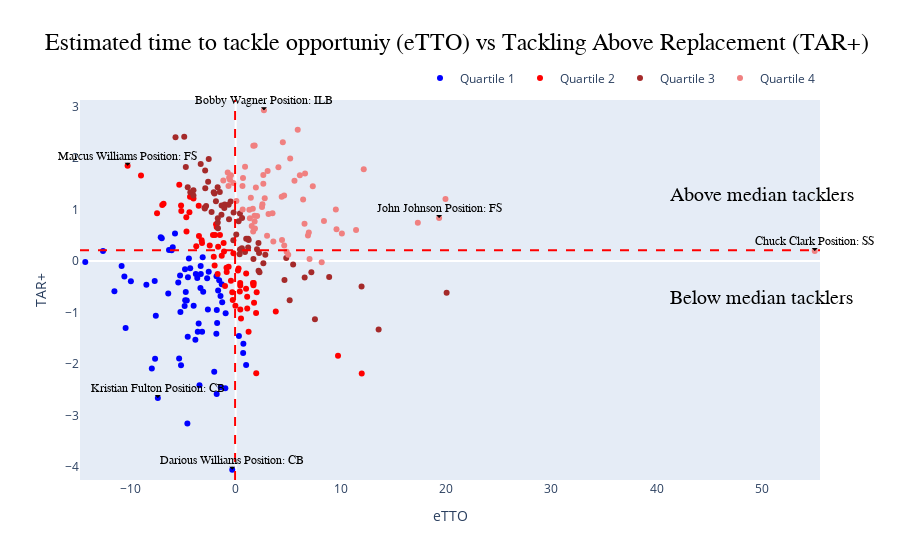

Notebook code cell kept with this figure:
### Code cell
dict_colors = {0:'blue',1:'red',2:'brown',3:'lightcoral'}
# Create a figure
fig = go.Figure()
for i in range(4):
    metrics_quartile = metrics_df[metrics_df['Quartiles']==i]
    hover_text = metrics_quartile.apply(lambda row: f"{row['displayName_defender']} - Position {row['position']}", axis=1)
# Scatter plot
    scatter_trace = go.Scatter(x=metrics_quartile['TtTOE'], y=metrics_quartile['TAR+'], mode='markers', text=hover_text, showlegend=True,
                                marker=dict(color=dict_colors[i],size = 6,opacity = 1), name= f'Quartile {i+1}'
                                )
    fig.add_trace(scatter_trace)

# Add horizontal and vertical lines
fig.add_hline(y=metrics_df['TAR+'].mean(), line_color='red', line_width=2, line_dash="dash", name='Mean TAR+')
fig.add_vline(x=metrics_df['TtTOE'].mean(), line_color='red', line_width=2, line_dash="dash", name='Mean TtTOE')

# Set explicit range for x and y axes
fig.update_layout(
    xaxis=dict(range=[metrics_df['TtTOE'].min() - 0.5, metrics_df['TtTOE'].max() + 0.5], showgrid=False),
    yaxis=dict(range=[metrics_df['TAR+'].min() - 0.2, metrics_df['TAR+'].max() + 0.2], showgrid=False),
)

# Add annotations for above and below the median of 'TAR+'
median_tarplus = metrics_df['TAR+'].median()

fig.add_annotation(
    x=50,
    y=median_tarplus + 1,
    text='Above median tacklers',
    showarrow=False,
    ax=0,
    ay=-40,
    font=dict(size=20, color='black', family='Arial'),
)

fig.add_annotation(
    x=50,
    y=median_tarplus - 1,
    text='Below median tacklers',
    showarrow=False,
    ax=0,
    ay=40,
    font=dict(size=20, color='black', family='Arial'),
)

selected_players = ['Chuck Clark', 'Marcus Williams', 'Darious Williams', 'John Johnson', 'Bobby Wagner',
                    'Kristian Fulton']

annotations = []

for player in selected_players:
    metrics_player = metrics_df[metrics_df['displayName_defender'] == player]
    dict_ann = dict(
        x=metrics_player['TtTOE'].values[0],
        y=metrics_player['TAR+'].values[0],
        text=f"{player} Position: {metrics_player['position'].values[0]}",
        showarrow=True,
        arrowhead=1,
        arrowsize=1,
        arrowwidth=1,
        arrowcolor='black',
        ax=0,
        ay=-10,
        font=dict(size=12, color='black', family='Arial')
    )
    annotations.append(dict_ann)

for annotation in annotations:
    fig.add_annotation(**annotation)

fig.update_layout(legend=dict(
    orientation="h",
    yanchor="bottom",
    y=1.02,
    xanchor="right",
    x=1
))
fig.update_layout(title_text="Estimated time to tackle opportuniy (eTTO) vs Tackling Above Replacement (TAR+) ", title_font=dict(size=24, family='Arial', color='black'))
fig.update_layout(
    xaxis_title="eTTO",
    yaxis_title="TAR+"
)
# Show the plot
fig.show()

### Figure 1 — Plotly figure (JSON) as saved in the notebook; plotly's stock layout.template omitted (floating-point values rounded to 4 significant figures)
{"data": [{"marker": {"color": "blue", "opacity": 1, "size": 6}, "mode": "markers", "name": "Quartile 1", "showlegend": true, "text": ["David Long - Position ILB", "Kareem Jackson - Position SS", "Juston Burris - Position SS", "Mike Edwards - Position FS", "Eddie Jackson - Position SS", "A.J. Terrell - Position CB", "Jordan Whitehead - Position SS", "Kenny Moore - Position CB", "Elandon Roberts - Position ILB", "Troy Andersen - Position ILB", "Talanoa Hufanga - Position SS", "Jaylinn Hawkins - Position FS", "Kristian Fulton - Position CB", "Taron Johnson - Position CB", "Alex Singleton - Position OLB", "Quandre Diggs - Position FS", "Derion Kendrick - Position CB", "Darius Harris - Position ILB", "Darren Hall - Position CB", "Adrian Phillips - Position SS", "James Bradberry - Position CB", "Shaq Thompson - Position ILB", "Jaylon Jones - Position CB", "Patrick Surtain - Position CB", "Brandon Jones - Position SS", "Patrick Queen - Position ILB", "Robert Spillane - Position ILB", "Jalen Pitre - Position FS", "Terrell Edmunds - Position SS", "Jaylen Watson - Position CB", "Deommodore Lenoir - Position CB", "Coby Bryant - Position CB", "Anthony Barr - Position OLB", "Juan Thornhill - Position FS", "Martin Emerson - Position CB", "Drue Tranquill - Position ILB", "Nick Scott - Position SS", "K'Waun Williams - Position CB", "Rashad Fenton - Position CB", "Paulson Adebo - Position CB", "Tre Norwood - Position FS", "Amik Robertson - Position CB", "Denzel Ward - Position CB", "Kyzir White - Position ILB", "Jordan Poyer - Position SS", "Xavien Howard - Position CB", "Lamarcus Joyner - Position SS", "Bryan Cook - Position SS", "Joshua Kalu - Position FS", "Kyle Hamilton - Position FS", "Germaine Pratt - Position OLB", "Alontae Taylor - Position CB", "Willie Gay - Position OLB", "Chidobe Awuzie - Position CB", "Damarri Mathis - Position CB", "Antonio Hamilton - Position CB", "Dylan Cole - Position ILB", "Marco Wilson - Position CB", "Damarion Williams - Position CB", "Asante Samuel - Position CB", "Quincy Williams - Position OLB", "Eric Rowe - Position SS", "Anthony Brown - Position CB", "Mack Wilson - Position OLB", "Kwon Alexander - Position OLB", "Darious Williams - Position CB", "Dane Jackson - Position CB", "Jack Jones - Position CB", "Rayshawn Jenkins - Position SS", "Avonte Maddox - Position CB"], "type": "scatter", "x": [-14.3, -12.61, -11.53, -10.84, -10.58, -10.46, -9.961, -8.489, -7.973, -7.698, -7.663, -7.593, -7.401, -7.126, -7.026, -6.411, -6.339, -6.088, -5.985, -5.769, -5.459, -5.376, -5.287, -5.255, -5.196, -4.852, -4.818, -4.799, -4.746, -4.649, -4.592, -4.56, -4.539, -4.447, -4.324, -3.997, -3.832, -3.79, -3.651, -3.606, -3.521, -3.441, -3.351, -3.331, -3.317, -3.193, -3.138, -3.09, -2.714, -2.646, -2.565, -2.041, -1.839, -1.824, -1.807, -1.797, -1.764, -1.669, -1.569, -1.443, -1.424, -1.327, -1.282, -0.9852, -0.9562, -0.328, 0.3062, 0.7085, 0.7298, 0.9915], "y": [-0.02359, 0.1896, -0.5873, -0.1005, -0.3037, -1.301, -0.3936, -0.4623, -2.09, -0.3885, -1.898, -1.064, -2.663, 0.4602, 0.4402, -0.6337, 0.213, 0.2071, 0.2634, 0.5339, -0.4179, -1.894, -0.2857, -0.9932, -2.027, -0.8745, -0.1613, -0.7659, -0.6016, -0.77, -3.157, -1.474, -0.3182, 0.04521, -0.145, -0.8695, -1.532, -0.2536, -0.3309, -1.376, -1.213, -2.413, -0.5275, -0.09864, -0.2547, -1.375, 0.07309, -0.6005, -0.3373, -0.9431, -0.2102, -2.151, -1.416, -0.299, -2.585, -0.9539, -1.207, -0.5767, -0.3761, -0.6801, -2.452, -0.4554, -0.8048, -2.472, -1.015, -4.053, -1.459, -1.789, -1.608, -2.021]}, {"marker": {"color": "red", "opacity": 1, "size": 6}, "mode": "markers", "name": "Quartile 2", "showlegend": true, "text": ["Marcus Williams - Position FS", "Adrian Amos - Position FS", "Nasir Adderley - Position FS", "Camryn Bynum - Position FS", "Kyler Gordon - Position CB", "Adoree' Jackson - Position CB", "Leighton Vander Esch - Position OLB", "Nate Hobbs - Position CB", "Derwin James - Position FS", "Myles Bryant - Position CB", "Kevin Byard - Position FS", "Sione Takitaki - Position OLB", "Nick Bolton - Position ILB", "Jalen Ramsey - Position CB", "Ja'Whaun Bentley - Position ILB", "Pete Werner - Position OLB", "Cornell Armstrong - Position CB", "Kindle Vildor - Position CB", "Stephon Gilmore - Position CB", "Mike Hughes - Position CB", "L'Jarius Sneed - Position CB", "Tyrann Mathieu - Position FS", "Jalen Mills - Position CB", "J.C. Jackson - Position CB", "Kamren Curl - Position SS", "Darrick Forrest - Position SS", "Quay Walker - Position ILB", "Jaylon Johnson - Position CB", "Matt Milano - Position OLB", "Jaire Alexander - Position CB", "Emmanuel Moseley - Position CB", "Cory Littleton - Position OLB", "Zaven Collins - Position OLB", "Amani Oruwariye - Position CB", "Desmond King - Position CB", "Tae Crowder - Position ILB", "Jaycee Horn - Position CB", "Demario Davis - Position MLB", "Denzel Perryman - Position ILB", "Duron Harmon - Position SS", "Bradley Roby - Position CB", "Isaiah Oliver - Position CB", "Kaiir Elam - Position CB", "Greg Newsome - Position CB", "Marcus Epps - Position SS", "Tariq Woolen - Position CB", "Casey Hayward - Position CB", "Keanu Neal - Position FS", "Jacob Phillips - Position MLB", "D.J. Reed - Position CB", "Jeremiah Owusu-Koramoah - Position OLB", "Justin Evans - Position SS", "Eric Kendricks - Position ILB", "Zach Cunningham - Position ILB", "Darnell Savage - Position SS", "Kenneth Murray - Position ILB", "Marlon Humphrey - Position CB", "David Long - Position CB", "Justin Reid - Position SS", "Jaquan Brisker - Position SS", "Cameron Sutton - Position CB", "Chauncey Gardner-Johnson - Position SS", "Josh Jones - Position FS"], "type": "scatter", "x": [-10.27, -9.002, -7.476, -6.983, -6.856, -5.363, -5.192, -5.171, -4.694, -4.676, -4.398, -4.344, -4.174, -4.013, -3.75, -3.516, -3.492, -3.236, -3.201, -2.465, -2.161, -2.085, -2.001, -1.961, -1.864, -1.809, -1.716, -1.669, -1.496, -1.328, -1.149, -1.11, -1.017, -0.8748, -0.8551, -0.6749, -0.4512, -0.3247, -0.2807, -0.2163, -0.02974, 0.212, 0.2718, 0.3919, 0.4287, 0.4336, 0.4393, 0.504, 0.985, 0.9942, 1.09, 1.096, 1.225, 1.641, 1.685, 1.713, 1.743, 1.937, 1.951, 1.993, 3.808, 9.726, 11.98], "y": [1.845, 1.659, 0.9256, 1.084, 1.108, 1.478, 1.074, 0.9697, 0.8464, 0.5705, 0.9455, 1.247, 1.243, 1.213, 0.2838, 1.07, 0.4819, 0.3988, 0.3452, 0.301, 0.5004, 0.07969, -0.09188, 0.5032, 0.7094, 0.6598, -0.2555, 0.276, 0.5011, 0.1017, 0.3481, 0.1805, -0.4892, -0.1346, -0.2138, -0.1139, -0.3832, -0.6075, -0.7611, 0.148, -0.869, -0.186, -0.1494, -0.5958, -0.4267, -0.4785, -0.9447, -1.12, -0.5417, -0.247, -0.6973, -0.9245, -1.377, -0.4311, -0.4723, -0.4315, -0.8141, -1.01, -2.181, -0.6087, -0.9839, -1.844, -2.185]}, {"marker": {"color": "brown", "opacity": 1, "size": 6}, "mode": "markers", "name": "Quartile 3", "showlegend": true, "text": ["Tremaine Edmunds - Position ILB", "Kamu Grugier-Hill - Position ILB", "Cameron Dantzler - Position CB", "Kerby Joseph - Position SS", "Myles Hartsfield - Position FS", "C.J. Henderson - Position CB", "Steven Nelson - Position CB", "Johnathan Abram - Position SS", "Kendall Fuller - Position CB", "Shaquill Griffin - Position CB", "Ahkello Witherspoon - Position CB", "Charvarius Ward - Position CB", "Nik Needham - Position CB", "Mike Hilton - Position CB", "Kader Kohou - Position CB", "Rodney McLeod - Position FS", "Darius Slay - Position CB", "Benjamin St-Juste - Position CB", "Jayon Brown - Position OLB", "Jabrill Peppers - Position SS", "Trevon Diggs - Position CB", "Cody Barton - Position MLB", "Josh Bynes - Position ILB", "Trevon Moehrig - Position FS", "Jonas Griffith - Position ILB", "Will Harris - Position SS", "Dee Alford - Position CB", "Ben Niemann - Position ILB", "Rock Ya-Sin - Position CB", "Damar Hamlin - Position SS", "Divine Deablo - Position OLB", "Michael Davis - Position CB", "Jayron Kearse - Position FS", "Damien Wilson - Position MLB", "Ryan Neal - Position SS", "Rashaan Evans - Position ILB", "Amani Hooker - Position FS", "T.J. Edwards - Position ILB", "Andrew Adams - Position SS", "Darnay Holmes - Position CB", "Jonathan Jones - Position CB", "Keith Taylor - Position CB", "Isaiah Simmons - Position DB", "Eric Stokes - Position CB", "Rasul Douglas - Position CB", "Roger McCreary - Position CB", "Marcus Peters - Position CB", "Malcolm Rodriguez - Position ILB", "Frankie Luvu - Position ILB", "Josey Jewell - Position ILB", "Jerome Baker - Position ILB", "Michael Jackson - Position CB", "Anthony Averett - Position CB", "Grant Delpit - Position SS", "Jamin Davis - Position OLB", "Justin Simmons - Position FS", "Tyson Campbell - Position CB", "Levi Wallace - Position CB", "Roquan Smith - Position ILB", "Budda Baker - Position SS", "Eli Apple - Position CB", "Arthur Maulet - Position CB", "Devin Lloyd - Position ILB", "Taylor Rapp - Position FS"], "type": "scatter", "x": [-5.721, -4.891, -4.741, -4.559, -4.313, -4.015, -4.014, -3.326, -2.959, -2.936, -2.903, -2.892, -2.812, -2.62, -2.563, -2.291, -2.088, -2.021, -1.879, -1.715, -1.707, -1.702, -1.683, -1.511, -1.355, -1.337, -1.082, -1.046, -0.67, -0.6355, -0.4846, -0.2241, -0.1994, 0.05478, 0.2768, 0.3708, 0.4038, 0.4067, 0.5886, 0.6048, 0.8855, 0.9992, 1.177, 1.183, 1.237, 1.686, 2.024, 2.164, 2.171, 2.221, 2.261, 2.63, 2.814, 4.635, 4.803, 5.129, 5.457, 6.555, 7.189, 7.531, 8.883, 11.96, 13.58, 20.05], "y": [2.401, 2.409, 1.825, 1.429, 1.332, 1.371, 1.27, 1.883, 1.032, 1.018, 1.756, 1.408, 1.064, 1.537, 1.979, 0.9473, 1.333, 1.309, 1.158, 1.43, 0.7469, 0.8259, 0.6356, 1.335, 0.8934, 1.077, 1.027, 1.095, 1.09, 0.8067, 1.153, 0.402, 0.9413, 0.5111, 0.7704, 0.1265, 0.9185, 0.2198, 0.247, 0.8339, 0.1746, 0.4314, 0.4307, 0.2614, 0.4039, 0.03648, 0.224, 0.3489, -0.191, 0.1512, -0.2198, -0.04658, 0.1189, -0.3705, 0.05603, -0.7621, -0.07075, -0.3211, -0.2182, -1.134, -0.3122, -0.495, -1.334, -0.6189]}, {"marker": {"color": "lightcoral", "opacity": 1, "size": 6}, "mode": "markers", "name": "Quartile 4", "showlegend": true, "text": ["Geno Stone - Position SS", "Malik Hooker - Position FS", "Chris Harris - Position CB", "Foyesade Oluokun - Position ILB", "Byron Murphy - Position CB", "Lavonte David - Position ILB", "De'Vondre Campbell - Position ILB", "Akeem Davis-Gaither - Position OLB", "Xavier McKinney - Position FS", "Jaquan Johnson - Position FS", "Fred Warner - Position ILB", "Jamel Dean - Position CB", "Kyle Dugger - Position FS", "Jourdan Lewis - Position CB", "Alex Anzalone - Position ILB", "Michael Carter - Position CB", "Bryce Callahan - Position CB", "Xavier Woods - Position FS", "Jonathan Owens - Position FS", "Christian Kirksey - Position OLB", "Marshon Lattimore - Position CB", "Vonn Bell - Position SS", "Brandon Stephens - Position FS", "Antoine Winfield - Position FS", "Donte Jackson - Position CB", "Julian Love - Position SS", "Terrance Mitchell - Position CB", "Bobby Okereke - Position ILB", "DeShon Elliott - Position FS", "Bobby Wagner - Position ILB", "Bobby McCain - Position FS", "Jevon Holland - Position FS", "Devin White - Position ILB", "Logan Wilson - Position ILB", "Jordyn Brooks - Position ILB", "Nicholas Morrow - Position OLB", "Jeff Okudah - Position CB", "Duke Riley - Position ILB", "Patrick Peterson - Position CB", "Carlton Davis - Position CB", "Myles Jack - Position ILB", "Ahmad Gardner - Position CB", "Dre Greenlaw - Position ILB", "Rodney Thomas - Position FS", "Tashaun Gipson - Position FS", "Derek Stingley - Position CB", "Harrison Smith - Position SS", "Andre Cisco - Position SS", "Marcus Maye - Position FS", "C.J. Mosley - Position ILB", "Jalen Thompson - Position FS", "Donovan Wilson - Position SS", "Jessie Bates - Position FS", "Chandon Sullivan - Position CB", "Minkah Fitzpatrick - Position FS", "Fabian Moreau - Position CB", "Brandon Facyson - Position CB", "Ernest Jones - Position ILB", "Richie Grant - Position SS", "Cole Holcomb - Position ILB", "Mykal Walker - Position ILB", "Jordan Hicks - Position ILB", "Zaire Franklin - Position OLB", "John Johnson - Position FS", "Devin McCourty - Position FS", "Chuck Clark - Position SS"], "type": "scatter", "x": [-1.176, -0.7594, -0.6848, -0.6256, -0.5423, -0.4543, -0.2218, 0.06573, 0.6444, 0.6622, 0.6936, 0.8889, 1.299, 1.348, 1.439, 1.523, 1.628, 1.66, 1.674, 1.796, 1.799, 1.803, 1.832, 1.917, 2.035, 2.501, 2.54, 2.625, 2.627, 2.686, 2.759, 2.982, 3.035, 3.119, 3.499, 3.578, 4.059, 4.371, 4.404, 4.48, 4.602, 4.612, 4.841, 4.994, 5.179, 5.586, 5.894, 6.098, 6.407, 6.541, 6.59, 6.868, 6.949, 7.018, 7.327, 8.173, 8.388, 9.517, 9.58, 10.09, 11.44, 12.17, 17.31, 19.33, 19.94, 55.03], "y": [1.562, 1.713, 1.451, 1.616, 1.574, 1.66, 1.513, 1.164, 1.452, 0.9957, 1.608, 1.827, 0.9938, 0.8258, 1.226, 0.679, 1.013, 0.5714, 2.235, 0.8781, 0.7635, 2.24, 0.6274, 1.422, 0.8701, 1.045, 1.099, 1.497, 1.665, 2.923, 1.215, 0.4898, 1.747, 0.9117, 0.9234, 0.3769, 1.817, 1.247, 0.4039, 2.303, 1.269, 0.2989, 0.1785, 0.1173, 1.988, 1.554, 2.544, 1.661, 1.189, 0.7216, 1.696, 0.4943, 0.5502, 0.03886, 1.45, -0.02661, 0.7747, 0.9957, 0.6122, 0.5307, 0.598, 1.779, 0.7393, 0.8343, 1.203, 0.1916]}], "layout": {"annotations": [{"ax": 0, "ay": -40, "font": {"color": "black", "family": "Arial", "size": 20}, "showarrow": false, "text": "Above median tacklers", "x": 50, "y": 1.276}, {"ax": 0, "ay": 40, "font": {"color": "black", "family": "Arial", "size": 20}, "showarrow": false, "text": "Below median tacklers", "x": 50, "y": -0.724}, {"arrowcolor": "black", "arrowhead": 1, "arrowsize": 1, "arrowwidth": 1, "ax": 0, "ay": -10, "font": {"color": "black", "family": "Arial", "size": 12}, "showarrow": true, "text": "Chuck Clark Position: SS", "x": 55.03, "y": 0.1916}, {"arrowcolor": "black", "arrowhead": 1, "arrowsize": 1, "arrowwidth": 1, "ax": 0, "ay": -10, "font": {"color": "black", "family": "Arial", "size": 12}, "showarrow": true, "text": "Marcus Williams Position: FS", "x": -10.27, "y": 1.845}, {"arrowcolor": "black", "arrowhead": 1, "arrowsize": 1, "arrowwidth": 1, "ax": 0, "ay": -10, "font": {"color": "black", "family": "Arial", "size": 12}, "showarrow": true, "text": "Darious Williams Position: CB", "x": -0.328, "y": -4.053}, {"arrowcolor": "black", "arrowhead": 1, "arrowsize": 1, "arrowwidth": 1, "ax": 0, "ay": -10, "font": {"color": "black", "family": "Arial", "size": 12}, "showarrow": true, "text": "John Johnson Position: FS", "x": 19.33, "y": 0.8343}, {"arrowcolor": "black", "arrowhead": 1, "arrowsize": 1, "arrowwidth": 1, "ax": 0, "ay": -10, "font": {"color": "black", "family": "Arial", "size": 12}, "showarrow": true, "text": "Bobby Wagner Position: ILB", "x": 2.686, "y": 2.923}, {"arrowcolor": "black", "arrowhead": 1, "arrowsize": 1, "arrowwidth": 1, "ax": 0, "ay": -10, "font": {"color": "black", "family": "Arial", "size": 12}, "showarrow": true, "text": "Kristian Fulton Position: CB", "x": -7.401, "y": -2.663}], "legend": {"orientation": "h", "x": 1, "xanchor": "right", "y": 1.02, "yanchor": "bottom"}, "shapes": [{"line": {"color": "red", "dash": "dash", "width": 2}, "name": "Mean TAR+", "type": "line", "x0": 0, "x1": 1, "xref": "x domain", "y0": 0.2079, "y1": 0.2079, "yref": "y"}, {"line": {"color": "red", "dash": "dash", "width": 2}, "name": "Mean TtTOE", "type": "line", "x0": -0.05828, "x1": -0.05828, "xref": "x", "y0": 0, "y1": 1, "yref": "y domain"}], "title": {"font": {"color": "black", "family": "Arial", "size": 24}, "text": "Estimated time to tackle opportuniy (eTTO) vs Tackling Above Replacement (TAR+) "}, "xaxis": {"range": [-14.8, 55.53], "showgrid": false, "title": {"text": "eTTO"}}, "yaxis": {"range": [-4.253, 3.123], "showgrid": false, "title": {"text": "TAR+"}}}}
